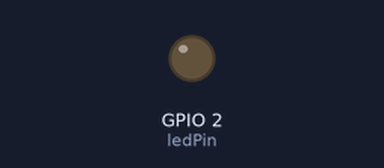
A sketch run on a simulated ESP32. Shown: output pins drawn as LEDs (lit = HIGH). What the sketch prints to the serial monitor is not drawn.

Above: at 0.5 s.
At 23.5 s:
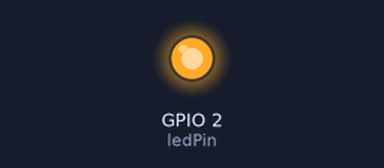
Timing chart, 0 to 26.0 s (numbered marks = the images above):
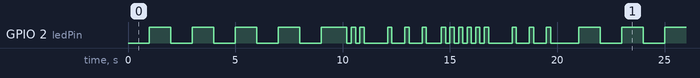

The sketch:

lab02.ino
```cpp
// 增加10秒自动模式切换功能
// 新增SOS信号状态机逻辑
// lab02 升级版：millis()实现1Hz闪烁 + SOS信号自动切换（全非阻塞）
const int ledPin = 2; // ESP32板载LED引脚

// -------------------------- 1Hz闪烁参数 --------------------------
const long BLINK_INTERVAL = 1000; // 1Hz闪烁间隔（1000ms）
unsigned long lastBlinkTime = 0;
int ledState = LOW;

// -------------------------- SOS信号参数 --------------------------
const int SHORT_ON = 200;    // 短亮200ms
const int SHORT_OFF = 200;   // 短灭200ms
const int LONG_ON = 600;     // 长亮600ms
const int LONG_OFF = 200;    // 长灭200ms
const int CHAR_GAP = 500;    // 字母间隔500ms
const int WORD_GAP = 2000;   // SOS结束后长停顿2秒

unsigned long lastEventTime = 0;
int sosStage = 0; // SOS当前阶段（0-19）

// -------------------------- 模式切换参数 --------------------------
const long MODE_DURATION = 10000; // 每个模式运行10秒
int currentMode = 0; // 0=1Hz闪烁模式，1=SOS模式
unsigned long modeStartTime = 0;

void setup() {
  Serial.begin(115200);
  pinMode(ledPin, OUTPUT);
  digitalWrite(ledPin, LOW);
  modeStartTime = millis();
  Serial.println("lab02升级版启动：1Hz闪烁模式（millis()非阻塞）");
}

void loop() {
  unsigned long now = millis();

  // 1. 自动切换模式（每10秒切换一次）
  if (now - modeStartTime >= MODE_DURATION) {
    modeStartTime = now;
    currentMode = !currentMode;
    sosStage = 0; // 切换时重置SOS阶段
    if (currentMode == 0) {
      Serial.println("切换到：1Hz闪烁模式");
    } else {
      Serial.println("切换到：SOS求救信号模式");
    }
  }

  // 2. 执行当前模式逻辑
  if (currentMode == 0) {
    // 1Hz闪烁逻辑（纯millis()实现，无delay）
    if (now - lastBlinkTime >= BLINK_INTERVAL) {
      lastBlinkTime = now;
      ledState = !ledState;
      digitalWrite(ledPin, ledState);

      if (ledState == HIGH) {
        Serial.print(now);
        Serial.println("ms：LED点亮");
      } else {
        Serial.print(now);
        Serial.println("ms：LED熄灭");
      }
    }
  } else {
    // SOS信号逻辑（纯millis()实现，无delay）
    if (now - lastEventTime >= getSosDelay(sosStage)) {
      lastEventTime = now;
      runSosStage(sosStage);
      sosStage++;

      if (sosStage >= 20) {
        sosStage = 0;
        Serial.println("一轮SOS信号播放完成");
      }
    }
  }
}

// 执行SOS每个阶段的LED操作
void runSosStage(int stage) {
  switch (stage) {
    // 第一个S：3次短闪
    case 0: digitalWrite(ledPin, HIGH); break;
    case 1: digitalWrite(ledPin, LOW);  break;
    case 2: digitalWrite(ledPin, HIGH); break;
    case 3: digitalWrite(ledPin, LOW);  break;
    case 4: digitalWrite(ledPin, HIGH); break;
    case 5: digitalWrite(ledPin, LOW);  break;
    case 6: break;

    // O：3次长闪
    case 7: digitalWrite(ledPin, HIGH); break;
    case 8: digitalWrite(ledPin, LOW);  break;
    case 9: digitalWrite(ledPin, HIGH); break;
    case 10: digitalWrite(ledPin, LOW); break;
    case 11: digitalWrite(ledPin, HIGH); break;
    case 12: digitalWrite(ledPin, LOW); break;
    case 13: break;

    // 第二个S：3次短闪
    case 14: digitalWrite(ledPin, HIGH); break;
    case 15: digitalWrite(ledPin, LOW);  break;
    case 16: digitalWrite(ledPin, HIGH); break;
    case 17: digitalWrite(ledPin, LOW);  break;
    case 18: digitalWrite(ledPin, HIGH); break;
    case 19: digitalWrite(ledPin, LOW);  break;
  }
}

// 获取SOS每个阶段的等待时长
long getSosDelay(int stage) {
  switch (stage) {
    case 0: case 2: case 4: case 14: case 16: case 18:
      return SHORT_ON;
    case 1: case 3: case 5: case 15: case 17: case 19:
      return SHORT_OFF;
    case 7: case 9: case 11:
      return LONG_ON;
    case 8: case 10: case 12:
      return LONG_OFF;
    case 6: case 13:
      return CHAR_GAP;
    default:
      return WORD_GAP;
  }
}
```

Measured:
- by itself, GPIO 2 (ledPin): moves between LOW and HIGH, repeating every 20.0 s
- by itself, everything shown: repeats every 20.0 s, in 38 steps
